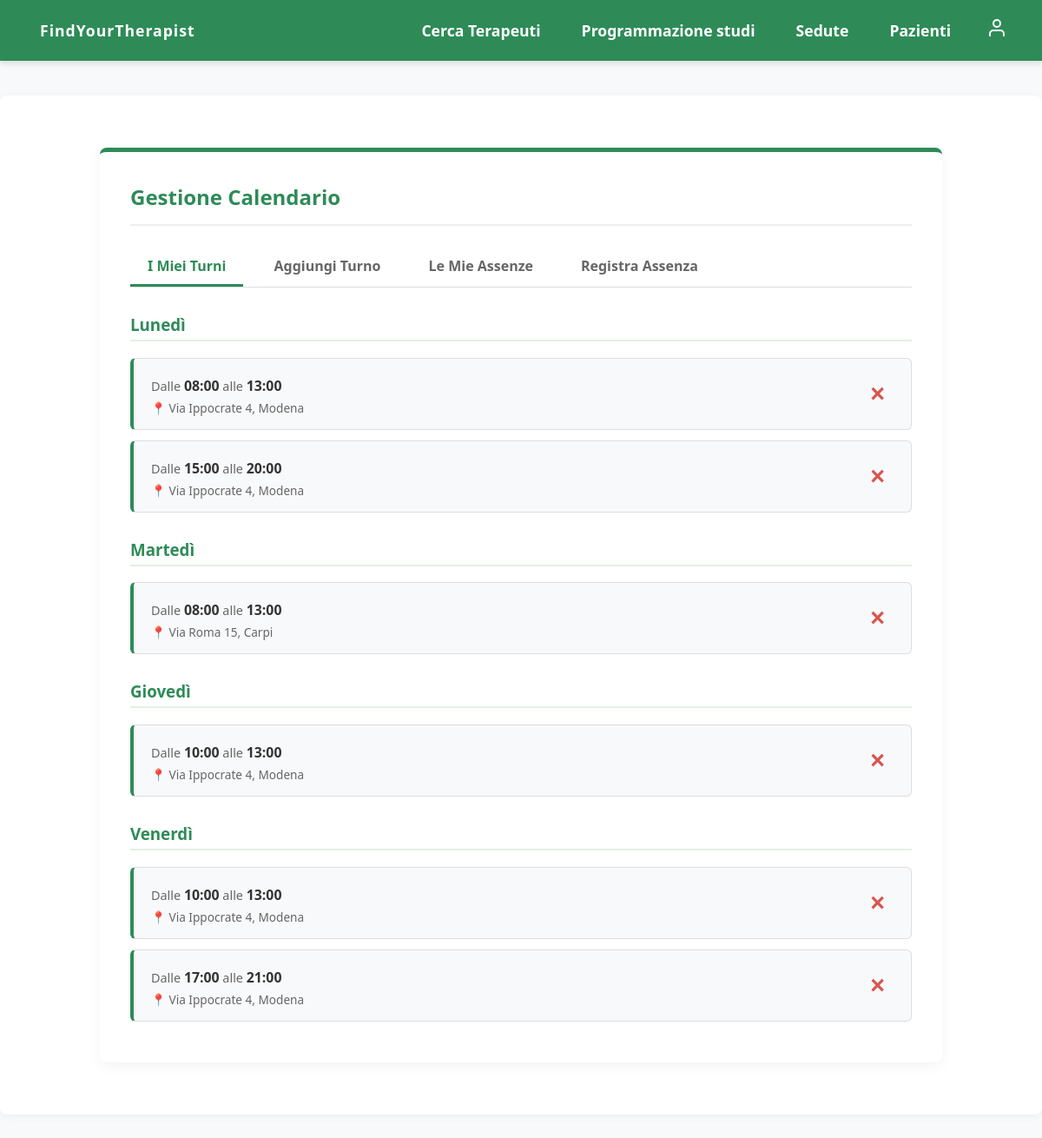
Before: /prenotazioni/visualizza-disponibilita/ (signed in) with the older database file.
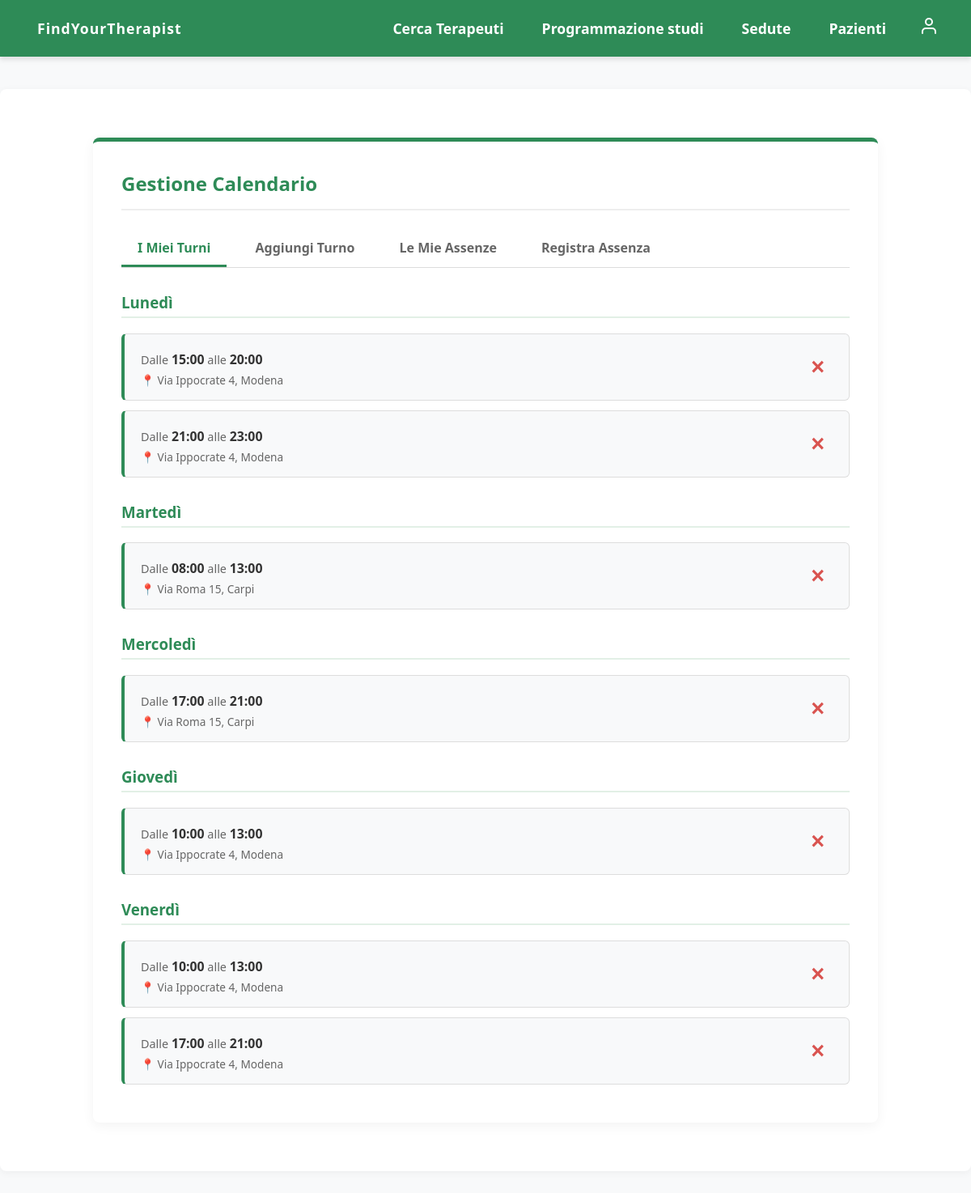
After: the same page with the newer database file.
### prenotazioni/models.py (models this page shows, shortened)
class Disponibilita(models.Model):
    GIORNI_SETTIMANA = [
        (0, 'Lunedì'), (1, 'Martedì'), (2, 'Mercoledì'),
        (3, 'Giovedì'), (4, 'Venerdì'), (5, 'Sabato'), (6, 'Domenica'),
    ]
    terapeuta = models.ForeignKey('utenti.Terapeuta', on_delete=models.CASCADE, related_name='disponibilita')
    studio = models.ForeignKey('utenti.Studio', on_delete=models.CASCADE, related_name='disponibilita', default=None)
    giorno = models.IntegerField(choices=GIORNI_SETTIMANA)
    ora_inizio = models.TimeField()
    ora_fine = models.TimeField()
    class Meta:
        verbose_name = "Disponibilità"
        verbose_name_plural = "Disponibilità"
        ordering = ['giorno', 'ora_inizio']
        constraints = [
            models.UniqueConstraint(fields=['terapeuta', 'studio', 'giorno', 'ora_inizio', 'ora_fine'], name='unica_disponibilita')
        ]

### utenti/models.py (models this page shows, shortened)
class Studio(models.Model):
    indirizzo = models.CharField(max_length=200)
    citta = models.CharField(max_length=100)
    class Meta:
        verbose_name = "Studio"
        verbose_name_plural = "Studi"
        ordering = ['id']

### prenotazioni/views.py (the view)
# urls.py: path('visualizza-disponibilita/', VisualizzaDisponibilitaView.as_view(), name='visualizza_disponibilita'),
class VisualizzaDisponibilitaView(LoginRequiredMixin, View):
    def get(self, request):
        if not hasattr(request.user, 'terapeuta'):
            messages.error(request, "Accesso negato: non possiedi un profilo terapeuta.")
            return redirect('home')
        disponibilita = Disponibilita.objects.filter(terapeuta=request.user.terapeuta).order_by('giorno', 'ora_inizio')
        return render(request, 'prenotazioni/visualizza_disponibilita.html', {'disponibilita': disponibilita})

### templates/prenotazioni/visualizza_disponibilita.html (shortened to what this page needs)
{% extends 'base.html' %}
{% load static %}
{% block extra_css %}
    <link rel="stylesheet" href="{% static 'css/prenotazioni.css' %}?v=1">
{% endblock %}
{% block contenuto %}
<div class="prenotazioni-container">
    <div class="header-sezione">
        <h2>Gestione Calendario</h2>
    </div>
    <div class="tabs-menu">
        <a href="{% url 'prenotazioni:visualizza_disponibilita' %}" class="tab-link attivo">I Miei Turni</a>
        <a href="{% url 'prenotazioni:disponibilita' %}" class="tab-link">Aggiungi Turno</a>
        <a href="{% url 'prenotazioni:visualizza_assenze' %}" class="tab-link">Le Mie Assenze</a>
        <a href="{% url 'prenotazioni:assenza' %}" class="tab-link">Registra Assenza</a>
    </div>
    {% if disponibilita %}
        {% regroup disponibilita by get_giorno_display as turni_per_giorno %}
        {% for gruppo in turni_per_giorno %}
            <h3 style="color: #2e8b57; border-bottom: 2px solid #e2f0e6; padding-bottom: 5px; margin-top: 30px;">
                {{ gruppo.grouper }}
            </h3>
            {% for disp in gruppo.list %}
                <div class="card-lista" style="margin-bottom: 12px; border-left: 4px solid #2e8b57;">
                    <div class="card-dettagli">
                        <span>Dalle <strong>{{ disp.ora_inizio|time:"H:i" }}</strong> alle <strong>{{ disp.ora_fine|time:"H:i" }}</strong></span>
                        <span style="font-size: 0.85em; color: #666; display: block; margin-top: 5px;">📍 {{ disp.studio.indirizzo }}, {{ disp.studio.citta }}</span>
                    </div>
                    <form method="POST" action="{% url 'prenotazioni:elimina_disponibilita' disp.pk %}" onsubmit="return confirm('Sei sicuro di voler eliminare questo turno?');">
                        <button type="submit" style="background: none; border: none; color: #d9534f; font-size: 1.8em; cursor: pointer; font-weight: bold; padding: 0 10px;" title="Elimina turno">
                            &times;
                        </button>
                    </form>
                </div>
            {% endfor %}
        {% endfor %}
    {% else %}
        <p style="text-align: center; color: #666; padding: 20px;">Non hai ancora configurato i tuoi orari lavorativi.</p>
    {% endif %}
</div>
{% endblock %}

### templates/base.html (shortened to what this page needs)
{% load static %}
<!DOCTYPE html>
<html lang="it">
<head>
    <link rel="stylesheet" href="{% static 'css/style.css' %}">
    {% block extra_css %}{% endblock %}
</head>
<body>
    <nav class="navbar">
        <a href="{% url 'home' %}" class="nav-logo">FindYourTherapist</a>
        <div class="nav-links">
            <a href="{% url 'utenti:vetrina' %}">Cerca Terapeuti</a>
            {% if user.terapeuta %}
                <a href="{% url 'prenotazioni:visualizza_disponibilita' %}">Programmazione studi</a>
                <a href="{% url 'prenotazioni:visualizza_prenotazioni' %}">Sedute</a>
                <a href="{% url 'prenotazioni:lista_pazienti' %}">Pazienti</a>
            {% endif %}
            {% if user.is_authenticated %}
                <div class="nav-dropdown">
                    <button class="nav-dropbtn">
                        <svg xmlns="http://www.w3.org/2000/svg" width="24" height="24" viewBox="0 0 24 24" fill="none" stroke="currentColor" stroke-width="2" stroke-linecap="round" stroke-linejoin="round"><path d="M20 21v-2a4 4 0 0 0-4-4H8a4 4 0 0 0-4 4v2"></path><circle cx="12" cy="7" r="4"></circle></svg>
                    </button>
                </div>
            {% else %}
                <a href="{% url 'utenti:accedi' %}">Accedi / Registrati</a>
            {% endif %}
        </div>
    </nav>
    <main class="main-container">
        {% block contenuto %}
        {% endblock %}
    </main>
</body>
</html>

### static/css/style.css (style rules this page uses)
body { margin: 0; padding: 0; font-family: 'Segoe UI', Tahoma, Geneva, Verdana, sans-serif; background-color: #f8f9fa; color: #333; }
.navbar { background-color: #2e8b57; padding: 15px 30px; display: flex; justify-content: space-between; align-items: center; box-shadow: 0 4px 6px rgba(0,0,0,0.1); position: sticky; top: 0; z-index: 1000; }
.navbar a { color: white; text-decoration: none; font-weight: bold; font-size: 1.1em; padding: 8px 16px; border-radius: 5px; transition: background-color 0.3s ease; }
.nav-logo { font-size: 1.5em; letter-spacing: 1px; }
.nav-links { display: flex; gap: 15px; }
.main-container { max-width: 1200px; margin: 40px auto; padding: 20px; background-color: white; border-radius: 8px; box-shadow: 0 2px 10px rgba(0,0,0,0.05); min-height: 60vh; }
.nav-dropdown { position: relative; display: inline-block; }
.nav-dropbtn { background-color: transparent; color: white; border: none; cursor: pointer; padding: 5px 10px; display: flex; align-items: center; transition: transform 0.2s; }

### static/css/prenotazioni.css (style rules this page uses)
.prenotazioni-container { max-width: 900px; margin: 40px auto; background: white; padding: 35px; border-radius: 8px; box-shadow: 0 4px 15px rgba(0,0,0,0.05); border-top: 5px solid #2e8b57; }
.header-sezione { display: flex; justify-content: space-between; align-items: center; border-bottom: 2px solid #eee; padding-bottom: 15px; margin-bottom: 25px; }
.header-sezione h2 { color: #2e8b57; margin: 0; }
.tabs-menu { display: flex; gap: 15px; margin-bottom: 25px; border-bottom: 1px solid #ddd; }
.tab-link { padding: 10px 20px; text-decoration: none; color: #666; font-weight: bold; border-bottom: 3px solid transparent; transition: all 0.3s; }
.tab-link.attivo { color: #2e8b57; border-bottom-color: #2e8b57; }
.card-lista { background-color: #f8f9fa; border: 1px solid #ddd; border-radius: 6px; padding: 15px 20px; margin-bottom: 15px; display: flex; justify-content: space-between; align-items: center; }
.card-dettagli strong { color: #333; font-size: 1.1em; }
.card-dettagli span { display: block; color: #666; margin-top: 5px; font-size: 0.9em; }

Changed rows visible on the page:
removed Disponibilita: ora_inizio "08:00", ora_fine "13:00", studio.indirizzo "Via Ippocrate 4", studio.citta "Modena", shown under "Lunedì"
added Disponibilita: ora_inizio "21:00", ora_fine "23:00", studio.indirizzo "Via Ippocrate 4", studio.citta "Modena", shown under "Lunedì"
added Disponibilita: ora_inizio "17:00", ora_fine "21:00", studio.indirizzo "Via Roma 15", studio.citta "Carpi", shown under "Mercoledì"
Other visible differences:
new list line: "Mercoledì"
